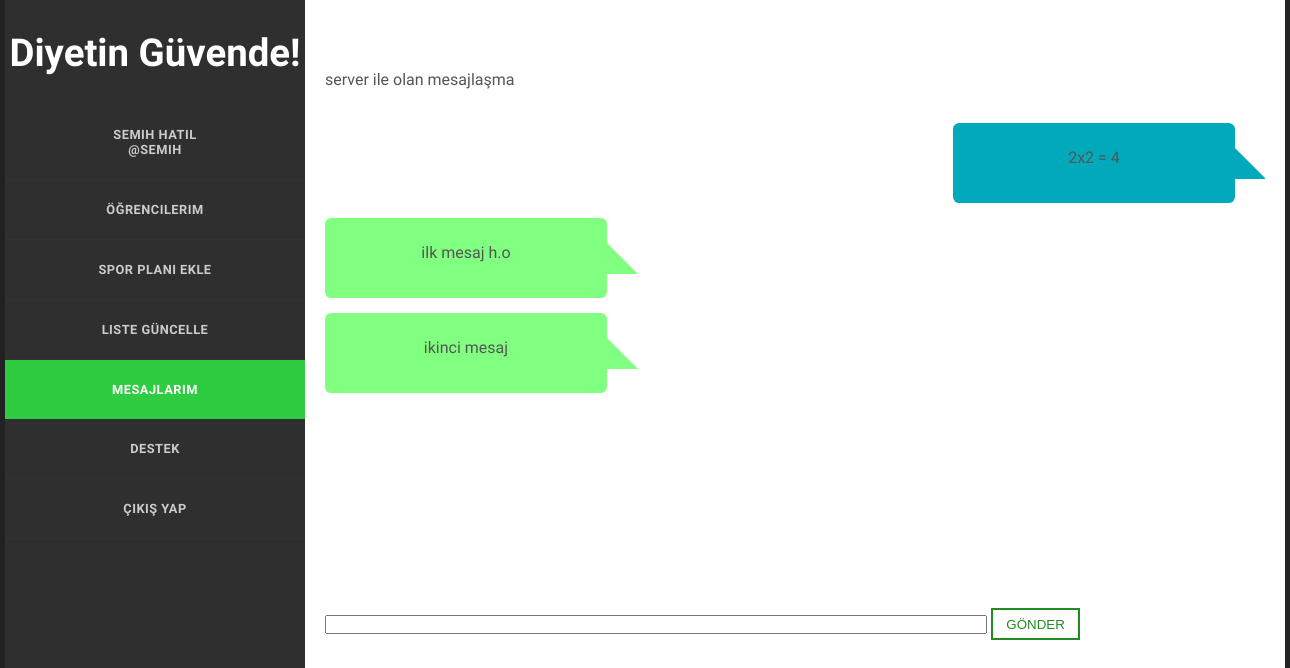
Before: /Ortak/mesajlar.php?kullaniciId=3 (signed in) with the older database file.
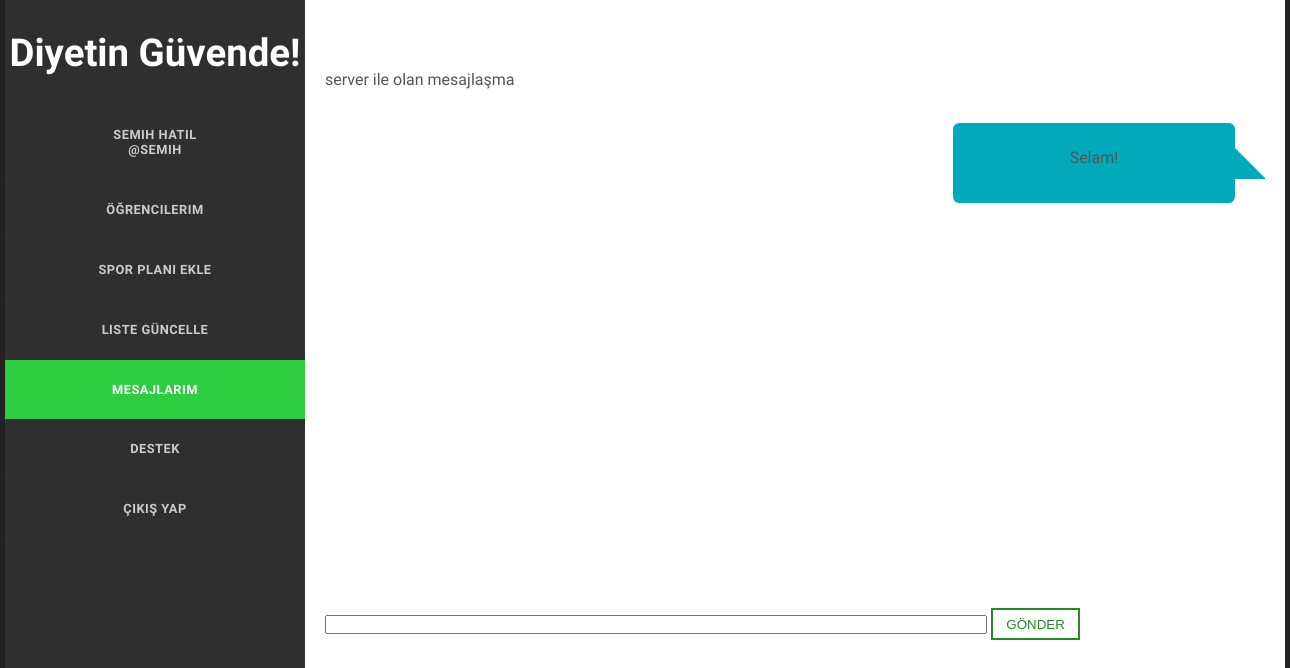
After: the same page with the newer database file.
### tables this page shows
CREATE TABLE `kullanicimesaj` (
  `Id` int(11) NOT NULL,
  `GonderenId` int(11) NOT NULL,
  `AlanId` int(11) NOT NULL,
  `Mesaj` varchar(400) NOT NULL,
  `GonderilmeTarihi` datetime NOT NULL
);

### Ortak/mesajlar.php (the view, shortened to what this page needs)
<!doctype html>
<html>
<head>
<link rel="stylesheet" href="../css/styles.css" type="text/css" />
</head>
<body>
		<section id="body" class="width">
        <section id="content" class="column-right">
                <div class="beyaz" style="padding-top: 50px"  >
                    <?php
                    include "../baglan.php";
                    $id = $_SESSION['Id'];
                    $gonderilenId =  $_GET['kullaniciId'];
                    $karsi = $db->query("SELECT * FROM kullanici WHERE Id = $gonderilenId")->fetch(PDO::FETCH_ASSOC);
                    ?>
                    <legend><?php echo $karsi['KullaniciAdi']; ?> ile olan mesajlaşma</legend><br>
                    <div class="mesajAlani" id="mesajAlani" style="background-color: #ffffff;width: 100%;height: 500px;overflow: scroll;">
                        <?php
                        $query = $db->query("SELECT * FROM kullanicimesaj WHERE GonderenId= $gonderilenId AND AlanId= $id OR GonderenId= $id AND AlanId= $gonderilenId", PDO::FETCH_ASSOC);
                        if ( $query->rowCount() ){
                            foreach( $query as $mesaj ){
                                if($mesaj['AlanId']!=$id){
                                    print '
                                        <div style="margin-left: auto;margin-top: 15px;margin-right:30px;min-width:100px;width:30%;height:80px;" align="center" class="speech-bubble" class="alanMesaj" >
                                            <br><p>'.$mesaj['Mesaj'].'</p>
                                        </div>
                                        ';
                                }
                                else{
                                    print '
                                        <div style="margin-top: 15px;min-width:100px;width:30%;height:80px;" class="speech-bubblee" class="karsiMesaj" align="center"   >
                                            <br><p>'.$mesaj['Mesaj'].'</p>
                                        </div>
                                    ';
                                }
                            }
                        }
                        ?>
                    </div>
                    <form method="get">
                        <input type="text" style="width: 70%" id="msg" name="msg"/>
                        <input class="brk-btn" type="submit" onclick="mesajGonderildi()" value="Gönder">
                    </form>
                </div>
		</section>
	</section>
</body>
</html>

Changed rows visible on the page:
removed kullanicimesaj: Mesaj "2x2 = 4"
removed kullanicimesaj: Mesaj "ilk mesaj h.o"
removed kullanicimesaj: Mesaj "ikinci mesaj"
added kullanicimesaj: Mesaj "Selam!"
